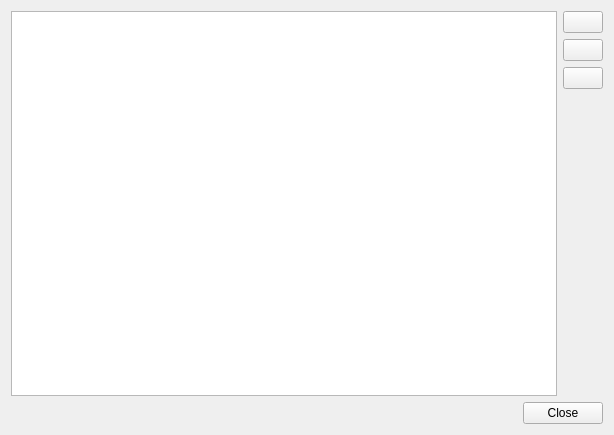
<?xml version="1.0" encoding="UTF-8"?>
<ui version="4.0">
 <class>PlaylistQueueEditor</class>
 <widget class="QWidget" name="PlaylistQueueEditor">
  <property name="geometry">
   <rect>
    <x>0</x>
    <y>0</y>
    <width>614</width>
    <height>435</height>
   </rect>
  </property>
  <property name="windowTitle">
   <string>Form</string>
  </property>
  <layout class="QVBoxLayout" name="verticalLayout_2">
   <item>
    <layout class="QHBoxLayout" name="horizontalLayout_2">
     <item>
      <widget class="QListWidget" name="listWidget"/>
     </item>
     <item>
      <layout class="QHBoxLayout" name="horizontalLayout">
       <item>
        <layout class="QVBoxLayout" name="verticalLayout">
         <item>
          <widget class="QPushButton" name="upButton">
           <property name="enabled">
            <bool>true</bool>
           </property>
           <property name="toolTip">
            <string>Move up</string>
           </property>
           <property name="iconSize">
            <size>
             <width>16</width>
             <height>16</height>
            </size>
           </property>
          </widget>
         </item>
         <item>
          <widget class="QPushButton" name="downButton">
           <property name="enabled">
            <bool>true</bool>
           </property>
           <property name="toolTip">
            <string>Move down</string>
           </property>
           <property name="iconSize">
            <size>
             <width>16</width>
             <height>16</height>
            </size>
           </property>
          </widget>
         </item>
         <item>
          <widget class="QPushButton" name="clearButton">
           <property name="enabled">
            <bool>true</bool>
           </property>
           <property name="toolTip">
            <string>Clear</string>
           </property>
           <property name="iconSize">
            <size>
             <width>16</width>
             <height>16</height>
            </size>
           </property>
          </widget>
         </item>
         <item>
          <spacer name="verticalSpacer">
           <property name="orientation">
            <enum>Qt::Vertical</enum>
           </property>
           <property name="sizeHint" stdset="0">
            <size>
             <width>20</width>
             <height>40</height>
            </size>
           </property>
          </spacer>
         </item>
        </layout>
       </item>
      </layout>
     </item>
    </layout>
   </item>
   <item>
    <widget class="QDialogButtonBox" name="buttonBox">
     <property name="orientation">
      <enum>Qt::Horizontal</enum>
     </property>
     <property name="standardButtons">
      <set>QDialogButtonBox::Close</set>
     </property>
    </widget>
   </item>
  </layout>
 </widget>
 <resources/>
 <connections/>
</ui>
